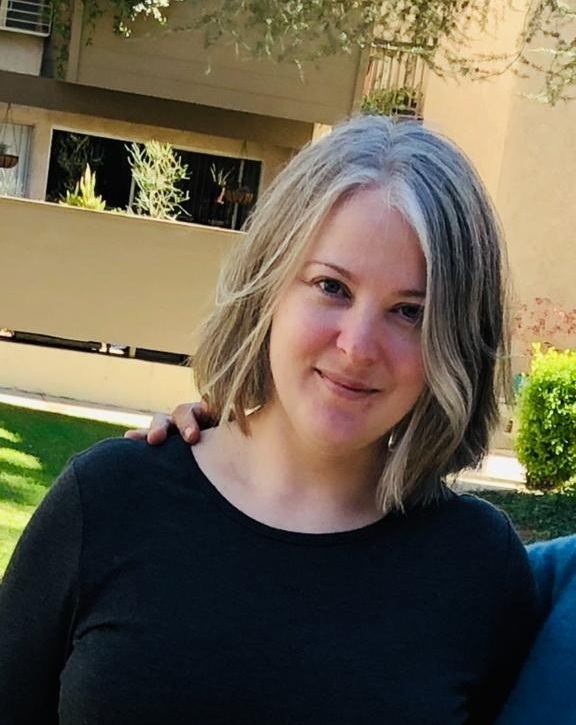
#> input picture data/images/20201124_142837.jpg, 576 x 725 px
$ jupyter execute rgb2hls.ipynb
#> lines starting #> are read from the running program, lines starting #| are printed output that depends on the picture
[cell 1]
import cv2
import matplotlib.pyplot as plt
import numpy as np

Create histogram

[cell 2]
# Load image
image = cv2.imread("../data/images/20201124_142837.jpg")
#> image is the input picture: shape (725, 576, 3); mean B, G, R 75.8, 93.2, 100.8
image_rgb = cv2.cvtColor(image, cv2.COLOR_BGR2RGB)

# Convert from BGR to HLS
image_hls = cv2.cvtColor(image, cv2.COLOR_BGR2HLS)
#> image_hls: shape (725, 576, 3); mean of channels 0, 1, 2 55.1, 89.1, 101

# Extract Hue channel
hue_channel = image_hls[:, :, 0]        # OpenCV stores H in 0th index
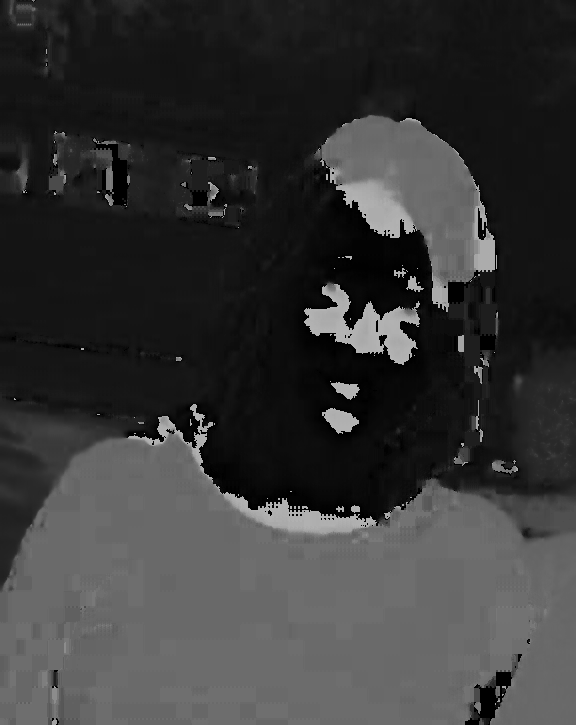
#> hue_channel: shape (725, 576); min 0, max 180, mean 55.1

# Compute histogram of Hue channel
hist = cv2.calcHist([hue_channel], [0], None, [180], [0, 180])      # 180 bins for Hue
#> hist = 180 values, max 37459 at index 20, min 0 at index 121, mean 2318.7

# Normalise histogram to fit image height
hist = hist / hist.max() * image.shape[0]
#> hist = 180 values, max 725 at index 20, min 0 at index 121, mean 44.88

# Create overlay image for histogram
hist_overlay = np.zeros_like(image)

Draw histogram over image

[cell 3]
# Draw histogram as vertical line plot
for h in range(180):
    cv2.line(
        hist_overlay,
        (h * (image.shape[1] // 180), image.shape[0]),
        (h * (image.shape[1] // 180), int(image.shape[0] - hist[h])),
        (255, 0, 0), thickness=2)
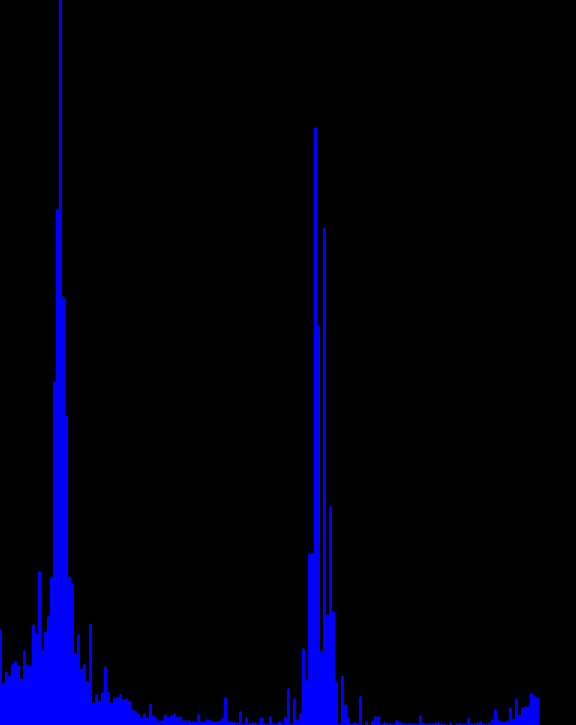
#> hist_overlay: shape (725, 576, 3); mean B, G, R 15, 0, 0

overlayed_image = cv2.addWeighted(image_rgb, 0.7, hist_overlay, 0.3, 0)
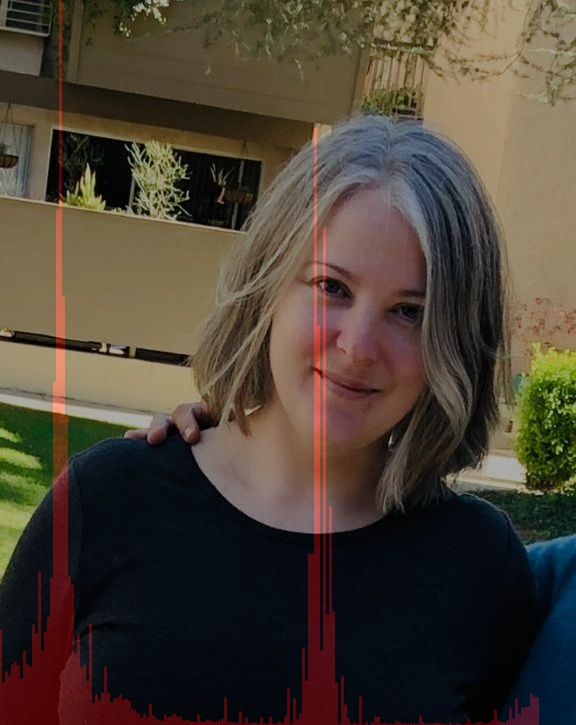
#> overlayed_image: shape (725, 576, 3); mean R, G, B 75.1, 65.2, 53.1

# Display histogram over image
plt.imshow(overlayed_image)

Visualise Hue scale

[cell 4]
# Create 180 x 50 image where each pixel represents a different hue
hue_scale = np.zeros((50, 180, 3), dtype=np.uint8)

for i in range(180):
    hue_scale[:, i] = [i, 255, 255]      # Hue, Max Saturation, Max Lightness

# Convert from HLS to RGB for display
hue_scale_rgb = cv2.cvtColor(hue_scale, cv2.COLOR_HSV2RGB)
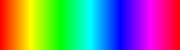
#> hue_scale_rgb: shape (50, 180, 3); mean R, G, B 127.3, 127.3, 127.4
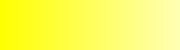
#> hue_scale: shape (50, 180, 3); mean of channels 0, 1, 2 89.5, 255, 255; drawn as B, G, R

# Plot hue scale
plt.imshow(hue_scale_rgb)
plt.xticks([0, 30, 60, 90, 120, 150, 180], ['Red', 'Yellow', 'Green', 'Cyan', 'Blue', 'Magenta', 'Red'])
plt.yticks([])
plt.title("Hue Bin to Colour Mapping")
plt.show()

Display Histogram of Image in HLS colourspace

[cell 5]
plt.plot(hist, color='r')
plt.title('Histogram of Hue')
plt.xlabel('Hue Value')
plt.ylabel('Frequency')
plt.xticks([0, 30, 60, 90, 120, 150, 180], ['Red', 'Yellow', 'Green', 'Cyan', 'Blue', 'Magenta', 'Red'])
plt.xlim([0, 180])      # Hue values range from 0 to 180 in OpenCV
plt.grid()
plt.show()
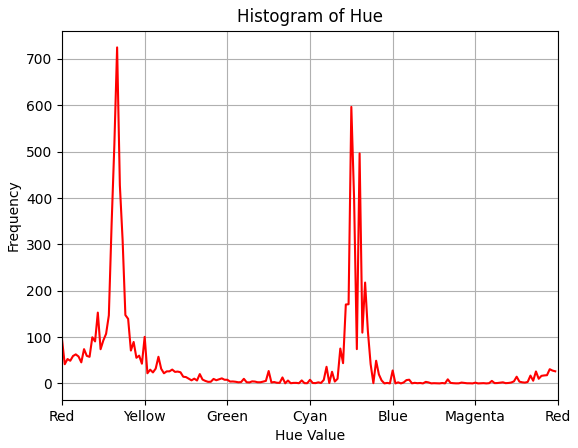
#> figure drawn by matplotlib, 1 panel; curve peaks at x = 20, y = 725
